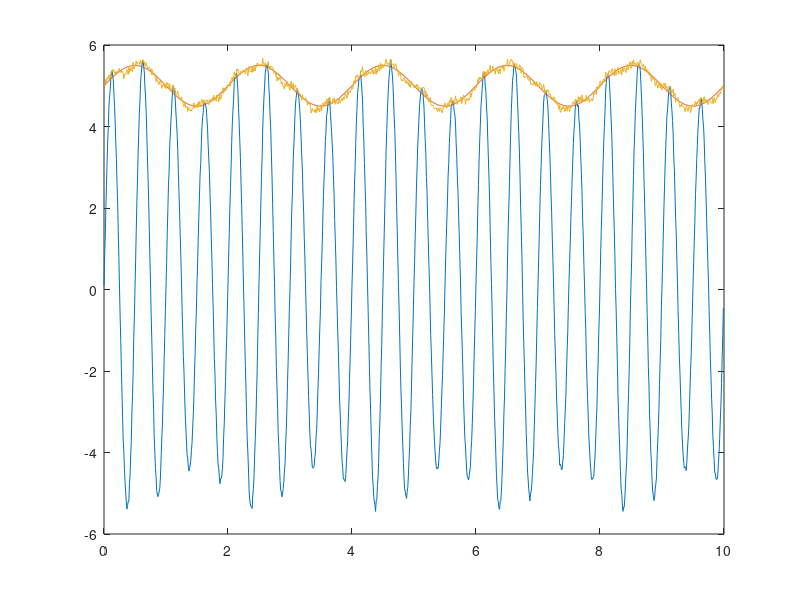

The MATLAB script that drew this image:
% try envelope detection with hilbert transform

% define a time vector
t = [0:0.01:9.99];

% our signal - a sine wave with a time varying amplitude
x = sin(4*pi*t); % the sine wave
envelope = 5+0.5*sin(pi*t); % the time varying amplitude
x_env = x.*envelope; % the complete signal

% add some random noise to make it look a bit
% more like measured data
signal = x_env + 0.2*rand(1,1000);

% find the hilbert transform of the measured signal
signal_h = hilbert(signal);

% square the hilbert transform and take the
% +ve square root to get the estimated envelope
envelope_est = sqrt(signal_h.*conj(signal_h));

% plot the original signal, the true envelope
% and the estimated envelope
plot(t,signal,t,envelope,t,envelope_est);

% find the mean of the true envelope
mean_true = mean(envelope)

% find the mean of the estimated envelope
mean_est = mean(envelope_est)